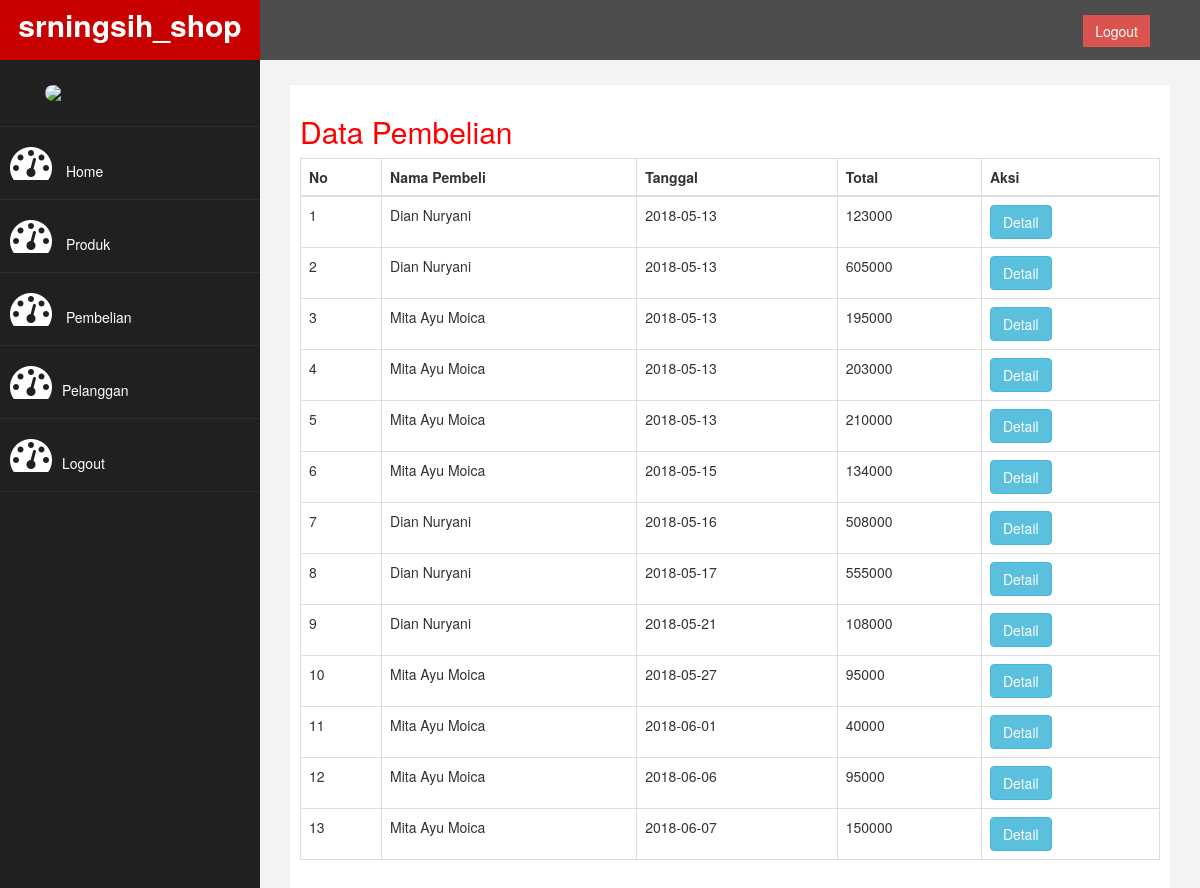
Page /admin/index.php?halaman=pembelian (signed in) on the committed database.
### tables this page shows
CREATE TABLE `pembelian` (
  `id_pembelian` int(11) NOT NULL AUTO_INCREMENT,
  `id_pelanggan` int(11) NOT NULL,
  `id_ongkir` int(11) NOT NULL,
  `tanggal_pembelian` date NOT NULL,
  `total_pembelian` int(11) NOT NULL,
  `nama_kota` varchar(100) NOT NULL,
  `tarif` int(11) NOT NULL,
  `alamat_pengiriman` text NOT NULL,
  PRIMARY KEY (`id_pembelian`)
);

CREATE TABLE `pelanggan` (
  `id_pelanggan` int(11) NOT NULL AUTO_INCREMENT,
  `email_pelanggan` varchar(100) NOT NULL,
  `password_pelanggan` varchar(50) NOT NULL,
  `nama_pelanggan` varchar(100) NOT NULL,
  `telpon_pelanggan` varchar(25) NOT NULL,
  `alamat_pelanggan` text NOT NULL,
  PRIMARY KEY (`id_pelanggan`)
);

### admin/pembelian.php (the view)
<h2>Data Pembelian</h2>
<table class="table table-bordered">
<thead>
		<tr>
			<th>No</th>
			<th>Nama Pembeli</th>
			<th>Tanggal</th>
			<th>Total</th>
			<th>Aksi</th>
		</tr>
	</thead>
	<tbody>
		<?php $nomor=1  ?>
		<?php $ambil=$koneksi->query("SELECT * FROM pembelian JOIN pelanggan ON pembelian.id_pelanggan=pelanggan.id_pelanggan");  ?>
		<?php while($pecah =$ambil->fetch_assoc()){ ?>
		<tr>
			<td> <?php echo $nomor;?> </td>
			<td> <?php echo $pecah['nama_pelanggan']; ?></td>
			<td> <?php echo $pecah['tanggal_pembelian']; ?></td>
			<td> <?php echo $pecah['total_pembelian']; ?></td>
			<td>
				<a href="index.php?halaman=detail&id=<?php echo $pecah['id_pembelian'];?>" class="btn-info btn">Detail</a>
			</td>
		</tr>
		<?php $nomor++; ?>
		<?php } ?>
	</tbody>
</table>

### admin/assets/css/custom.css (style rules this page uses)
body { background-image: url(".../admin/nyoba.jpg"); background-size: cover; }
h2 { color: #f00; }

### admin/index.php (style rules this page uses)
body { background-image: url("495.jpg"); background-size: cover; }

### rows in the picture
pembelian: id_pelanggan.nama_pelanggan "Dian Nuryani", tanggal_pembelian "2018-05-13", total_pembelian "123000"
pembelian: id_pelanggan.nama_pelanggan "Dian Nuryani", tanggal_pembelian "2018-05-13", total_pembelian "605000"
pembelian: id_pelanggan.nama_pelanggan "Mita Ayu Moica", tanggal_pembelian "2018-05-13", total_pembelian "195000"
pembelian: id_pelanggan.nama_pelanggan "Mita Ayu Moica", tanggal_pembelian "2018-05-13", total_pembelian "203000"
pembelian: id_pelanggan.nama_pelanggan "Mita Ayu Moica", tanggal_pembelian "2018-05-13", total_pembelian "210000"
pembelian: id_pelanggan.nama_pelanggan "Mita Ayu Moica", tanggal_pembelian "2018-05-15", total_pembelian "134000"
pembelian: id_pelanggan.nama_pelanggan "Dian Nuryani", tanggal_pembelian "2018-05-16", total_pembelian "508000"
pembelian: id_pelanggan.nama_pelanggan "Dian Nuryani", tanggal_pembelian "2018-05-17", total_pembelian "555000"
pembelian: id_pelanggan.nama_pelanggan "Dian Nuryani", tanggal_pembelian "2018-05-21", total_pembelian "108000"
pembelian: id_pelanggan.nama_pelanggan "Mita Ayu Moica", tanggal_pembelian "2018-05-27", total_pembelian "95000"
pembelian: id_pelanggan.nama_pelanggan "Mita Ayu Moica", tanggal_pembelian "2018-06-01", total_pembelian "40000"
pembelian: id_pelanggan.nama_pelanggan "Mita Ayu Moica", tanggal_pembelian "2018-06-06", total_pembelian "95000"
pembelian: id_pelanggan.nama_pelanggan "Mita Ayu Moica", tanggal_pembelian "2018-06-07", total_pembelian "150000"
